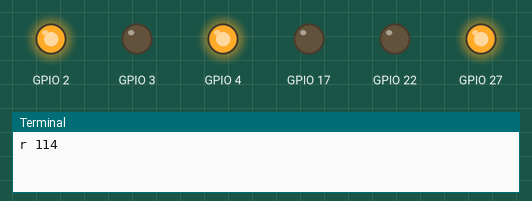
Recording of a program running on a simulated Raspberry Pi (BCM pin numbers). Shown: output pins drawn as LEDs (lit = HIGH), the last lines printed to the terminal. At 2.5 s the program stops and its outputs stay as they are.

Above: at 0.1 s.
At 0.6 s:
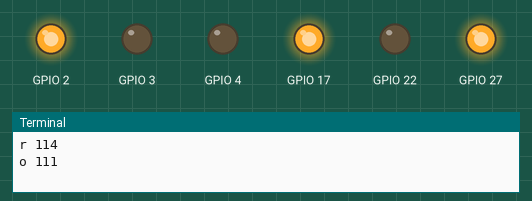
At 2.6 s:
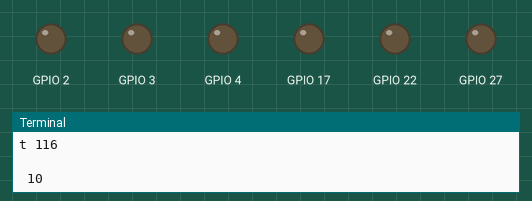
Timing chart, 0 to 4.0 s (numbered marks = the images above):
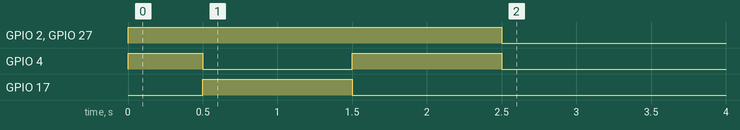

Measured:
- by itself, GPIO 2, GPIO 27: LOW → HIGH at 0.00 s, → LOW 2.5 s later
- by itself, GPIO 4: LOW → HIGH at 0.00 s, → LOW 0.50 s later, → HIGH 1.0 s later, → LOW 1.0 s later
- by itself, GPIO 17: LOW → HIGH at 0.50 s, → LOW 1.0 s later

The program:

motor_controll_2.py
```python
import RPi.GPIO as GPIO
import time

GPIO.setmode(GPIO.BCM) ## Use board pin numbering
GPIO.setup(2, GPIO.OUT)
GPIO.setup(3, GPIO.OUT)
GPIO.setup(4, GPIO.OUT)
GPIO.output(2,True)## Switch on pin 7
GPIO.output(3,False)

GPIO.setup(27, GPIO.OUT)
GPIO.setup(22, GPIO.OUT)
GPIO.setup(17, GPIO.OUT)
GPIO.output(27,True)## Switch on pin 7
GPIO.output(22,False)


GPIO.output(17,True)
GPIO.output(4,True)

speed = 0.5
with open("sample.txt", "r") as f:
	lines = f.readlines()
	for line in lines:
		for l in list(line):
			print l, ord(l)
			if ord(l) % 2 == 0:
				GPIO.output(4,True)## Switch on pin 7
				GPIO.output(17,False)
				time.sleep(speed)## Wait
			else:
				GPIO.output(4,False)## Switch off pin 7
                		GPIO.output(17,True)
				time.sleep(speed)## Wait

GPIO.output(4,False)
GPIO.cleanup()
```
